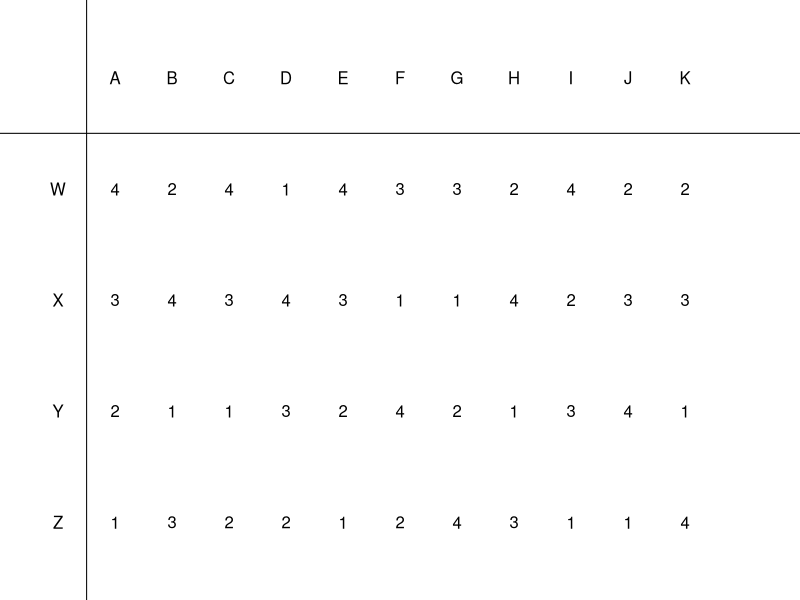
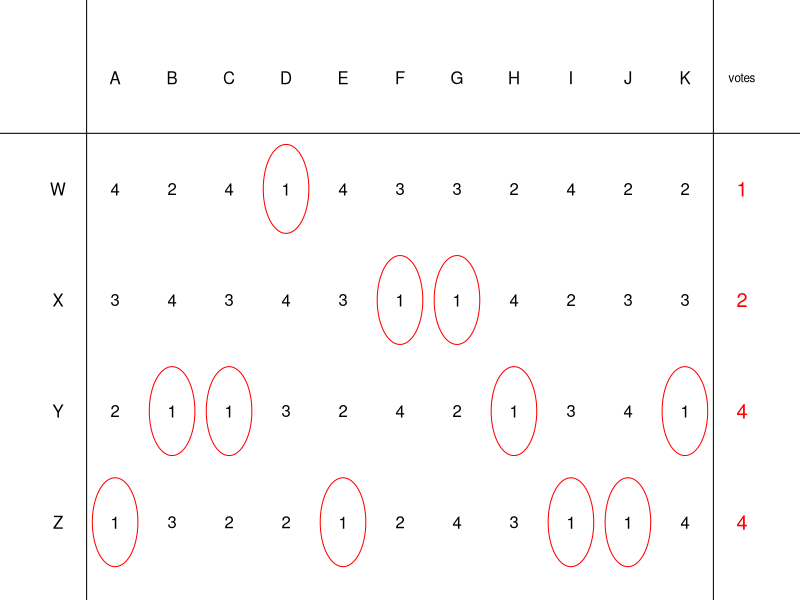
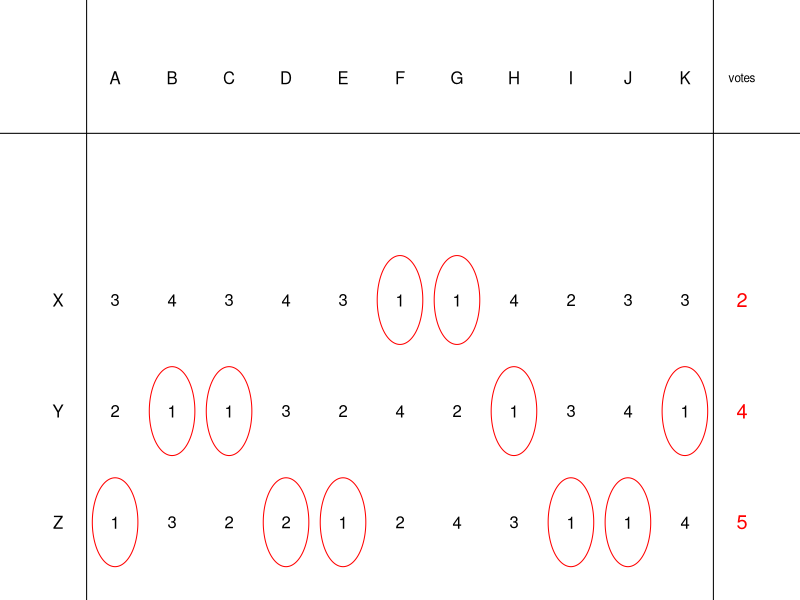
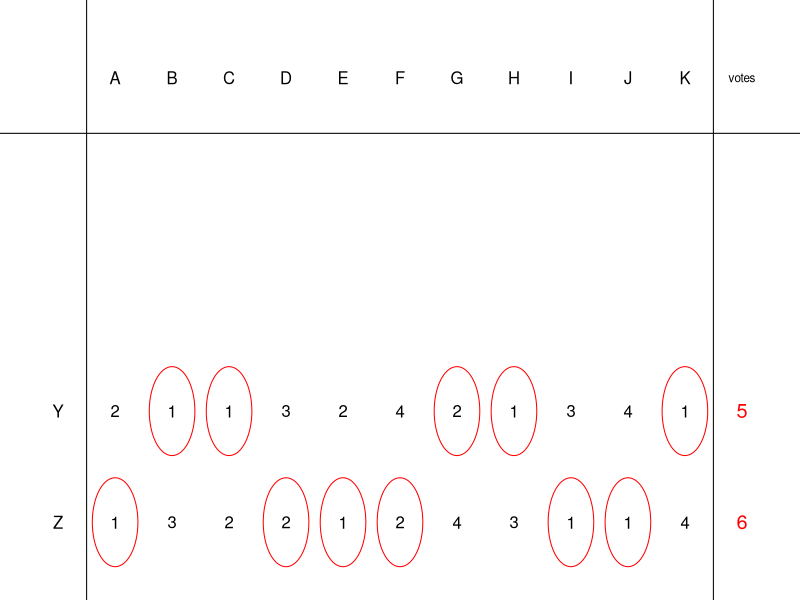

Write the R code that produced these figures, in order.
## ---- chunk 1
compare = function(prefs,i,j){
    pi = 0
    pj = 0
    for(k in 1:nv){
        prefi = prefs[[k]][i]
        prefj = prefs[[k]][j]
        if(prefi < prefj){
            pi = pi+1
        }
        if(prefj < prefi){
            pj = pj+1
        }
    }
    if(pi>pj){
        win = i
        lose = j
    }
    if(pj>pi){
        win = j
        lose = i
    }
    if(pj==pi){
        win = 0
        lose = 0
    }
    return(c(pi,pj,win,lose))
}

condorcet = function(prefs){
    nv = length(prefs)
    nc = length(prefs[[1]])
    alwayswin = rep(T,nc)
    for(i in 1:(nc-1)){
        for(j in (i+1):nc){
            pi = 0
            pj = 0
            for(k in 1:nv){
                prefi = prefs[[k]][i]
                prefj = prefs[[k]][j]
                if(prefi < prefj){
                    pi = pi+1
                }
                if(prefj < prefi){
                    pj = pj+1
                }
            }
            if(pi <= pj){
                alwayswin[i] = F
            }
            if(pi >= pj){
                alwayswin[j] = F
            }
        }
    }
    if(length(unique(alwayswin))==2){
        return(which(alwayswin))
    } else {
        return(0)
    }
}

plurality = function(prefs){
    nv = length(prefs)
    nc = length(prefs[[1]])
    points = rep(0,nc)
    for(k in 1:nv){
        wo = which(prefs[[k]]==1)
        points[wo] = points[wo]+1
    }
    mp = max(points)
    if(sum(mp==points)==1){
        return(which(points==mp))
    } else {
        return(0)
    }
}

borda = function(prefs){
    np = length(prefs)
    nc = length(prefs[[1]])
    bps = rep(0,nc)
    for(i in 1:np){
        for(j in 1:nc){
            bp = nc-prefs[[i]][j]
            bps[j] = bps[j]+bp
        }
    }
    win = which(bps==max(bps))
    if(length(win)>1){
        return(0)
    } else {
        return(win)
    }
}

borda_pts = function(prefs){
    np = length(prefs)
    nc = length(prefs[[1]])
    bps = rep(0,nc)
    for(i in 1:np){
        for(j in 1:nc){
            bp = nc-prefs[[i]][j]
            bps[j] = bps[j]+bp
        }
    }
    return(bps)
}

inst_run = function(prefs){
    counts = rep(1,length(prefs))
    nrounds = 0
    whowon = 0
    N = sum(counts)
    np = length(prefs)
    nc = length(prefs[[1]])
    majority = N%/%2+1
    winner = F
    cannies = 1:nc
    ppp = 0
    while(winner==F){
        ppp = ppp+1
        if(ppp>(nc)){
            return(c(0,ppp))
        }
        # print(cannies)
        nrounds = nrounds+1
        vcs = rep(0,length(cannies))
        for(i in 1:np){
            p = prefs[[i]]
            jj = which(p==min(p[cannies]))
            vcs[which(cannies==jj)] = vcs[which(cannies==jj)]+counts[i]
        }
        # print(vcs)
        if(max(vcs)>=majority){
            winner=T
            whowon = cannies[which(vcs==max(vcs))]
        } else {
            if(length(cannies)==2){
                return(c(0,nrounds))
            }
            jj = which(vcs==min(vcs))
            if(length(jj)>1){
                return(c(0,nrounds))
            }
            # print(jj)
            cannies = cannies[-jj]
        }
    }
    return(c(whowon,nrounds))
}

while(T){
    nc = sample(4:6,1)
    nv = sample(8:12,1)
    prefs = list()
    for(i in 1:nv){
        pref = sample(1:nc)
        prefs[[i]] = pref
    }
    # cond = condorcet(prefs)
    plur = plurality(prefs)
    # bord = borda(prefs)
    inru = inst_run(prefs)[1]
    inruro = inst_run(prefs)[2]
    has1 = rep(F,nc)
    for(i in 1:nv){
        for(j in 1:nc){
            if(prefs[[i]][j]==1){
                has1[j] = T
            }
        }
    }
    if(inru!=0 && inruro>1 && inru!=plur && length(unique(has1))==1){
        break
    }
}

cans = LETTERS[26-nc+1:nc]
bp = borda_pts(prefs)
ach = sort(unique(c(bp,sample(c(bp-1,bp+1,bp-2,bp+2))))[1:10])
while(length(ach)<10){
    ach = sort(unique(c(ach,sample(1:(max(bp)+10),1))))
}


al2 = paste0("* Candidate ",cans,collapse="\n")

sol = paste0(1*(1:nc==inru),collapse="")

## ---- chunk 2
inrutab1 = function(prefs,surv=1:length(prefs[[1]])){
    par(mar=c(0,0,0,0))
    plot(0,0,"n",xlim=c(-1,nv+1),ylim=c(0.5,nc+1.5),axes=F,ann=F)
    tots = rep(0,length(prefs[[1]]))
    for(i in surv){
        text(-0.5,nc+1-i,cans[i])
        for(j in 1:nv){
            text(j-0.5,nc+1-i,prefs[[j]][i])
            if(prefs[[j]][i]==min(prefs[[j]][surv])){
                # tots[i] = tots[i]+1
                # mkcirc(j-0.5,nc+1-i)
            }
        }
        # text(nv+0.5,nc+1-i,tots[i],col="red",cex=1.2)
    }
    for(j in 1:nv){
        text(j-0.5,nc+1,LETTERS[j])
    }
    abline(h=nc+0.5)
    abline(v=0)
}
inrutab1(prefs)
## ---- chunk 3
mkcirc = function(x,y){
    th = seq(0,2*pi,pi/100)
    lines(x+0.4*cos(th),y+0.4*sin(th),col="red")
}
inrutab = function(prefs,surv){
    # cat("\n\nfunc surv ",surv,"\n\n")
    par(mar=c(0,0,0,0))
    plot(0,0,"n",xlim=c(-1,nv+1),ylim=c(0.5,nc+1.5),axes=F,ann=F)
    tots = rep(0,length(prefs[[1]]))
    for(i in surv){
        text(-0.5,nc+1-i,cans[i])
        for(j in 1:nv){
            text(j-0.5,nc+1-i,prefs[[j]][i])
            if(prefs[[j]][i]==min(prefs[[j]][surv])){
                tots[i] = tots[i]+1
                mkcirc(j-0.5,nc+1-i)
            }
        }
        text(nv+0.5,nc+1-i,tots[i],col="red",cex=1.2)
    }
    # cat("\n\nfunc tots ",tots,"\n\n")
    for(j in 1:nv){
        text(j-0.5,nc+1,LETTERS[j])
    }
    abline(h=nc+0.5)
    abline(v=0)
    abline(v=nv)
    text(nv+0.5,nc+1,"votes",cex=0.7)
    return(tots)
}
maj = nv%/%2+1
totals = rep(0,nc)
survivors = 1:nc
ppp = 0
while(T){
    totals = inrutab(prefs,survivors)
    # cat("\n\ntot ",totals,"\n\nsurv ",survivors,"\n\ntotsurv ",totals[survivors],"\n\n")
    # cat("\n\nmintotsurv ",min(totals[survivors]),"\n\ntotsurv ",totals[survivors],"\n\nwhich ",which(totals[survivors]==min(totals[survivors])))
    if(max(totals)[1]<maj){
        loser_num = which(totals[survivors]==min(totals[survivors]))
        cat(paste0("\n\nNobody has a majority. Candidate ",cans[survivors[loser_num]]," has the fewest votes. Eliminate candidate ",cans[survivors[loser_num]]," from the contest. Each voter's vote goes to their top candidate still in the election.\n\n"))
        survivors = survivors[-loser_num]
    } else {
        winner_num = which(totals[survivors]==max(totals[survivors]))
        cat(paste0("\n\nCandidate ",cans[survivors[winner_num]]," has gotten majority vote. Candidate ",cans[survivors[winner_num]]," wins!"))
        break
    }
    # cat("\n\n",paste0(cans[survivors],collapse=" "),"\n\n")
}
